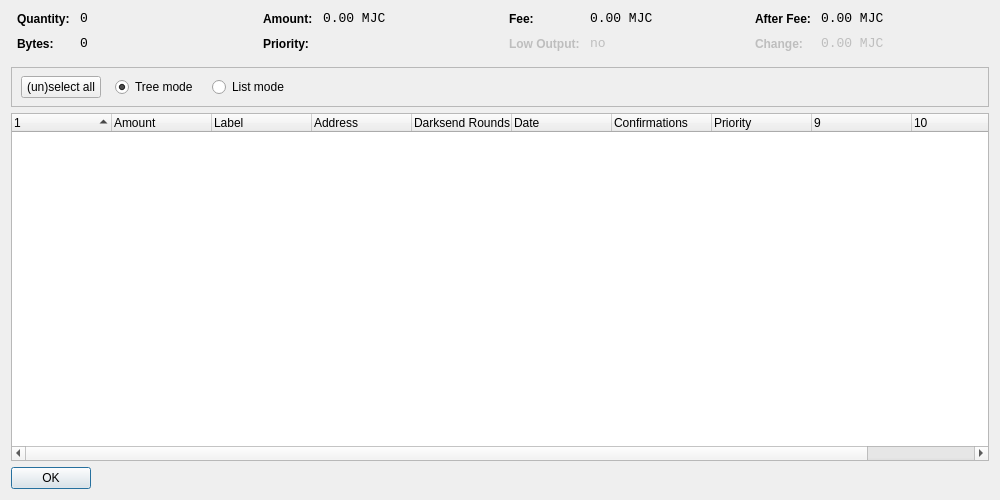
<?xml version="1.0" encoding="UTF-8"?>
<ui version="4.0">
 <class>CoinControlDialog</class>
 <widget class="QDialog" name="CoinControlDialog">
  <property name="geometry">
   <rect>
    <x>0</x>
    <y>0</y>
    <width>1000</width>
    <height>500</height>
   </rect>
  </property>
  <property name="windowTitle">
   <string>Coin Control</string>
  </property>
  <layout class="QVBoxLayout" name="verticalLayout">
   <item>
    <layout class="QHBoxLayout" name="horizontalLayoutTop" stretch="0,0,0,0">
     <property name="topMargin">
      <number>0</number>
     </property>
     <property name="bottomMargin">
      <number>10</number>
     </property>
     <item>
      <layout class="QFormLayout" name="formLayoutCoinControl1">
       <property name="horizontalSpacing">
        <number>10</number>
       </property>
       <property name="verticalSpacing">
        <number>10</number>
       </property>
       <property name="leftMargin">
        <number>6</number>
       </property>
       <property name="rightMargin">
        <number>6</number>
       </property>
       <item row="0" column="0">
        <widget class="QLabel" name="labelCoinControlQuantityText">
         <property name="styleSheet">
          <string notr="true">font-weight:bold;</string>
         </property>
         <property name="text">
          <string>Quantity:</string>
         </property>
        </widget>
       </item>
       <item row="0" column="1">
        <widget class="QLabel" name="labelCoinControlQuantity">
         <property name="font">
          <font>
           <family>Monospace</family>
           <pointsize>10</pointsize>
          </font>
         </property>
         <property name="cursor">
          <cursorShape>IBeamCursor</cursorShape>
         </property>
         <property name="contextMenuPolicy">
          <enum>Qt::ActionsContextMenu</enum>
         </property>
         <property name="text">
          <string notr="true">0</string>
         </property>
         <property name="textInteractionFlags">
          <set>Qt::LinksAccessibleByMouse|Qt::TextSelectableByKeyboard|Qt::TextSelectableByMouse</set>
         </property>
        </widget>
       </item>
       <item row="1" column="0">
        <widget class="QLabel" name="labelCoinControlBytesText">
         <property name="styleSheet">
          <string notr="true">font-weight:bold;</string>
         </property>
         <property name="text">
          <string>Bytes:</string>
         </property>
        </widget>
       </item>
       <item row="1" column="1">
        <widget class="QLabel" name="labelCoinControlBytes">
         <property name="font">
          <font>
           <family>Monospace</family>
           <pointsize>10</pointsize>
          </font>
         </property>
         <property name="cursor">
          <cursorShape>IBeamCursor</cursorShape>
         </property>
         <property name="contextMenuPolicy">
          <enum>Qt::ActionsContextMenu</enum>
         </property>
         <property name="text">
          <string notr="true">0</string>
         </property>
         <property name="textInteractionFlags">
          <set>Qt::LinksAccessibleByMouse|Qt::TextSelectableByKeyboard|Qt::TextSelectableByMouse</set>
         </property>
        </widget>
       </item>
      </layout>
     </item>
     <item>
      <layout class="QFormLayout" name="formLayoutCoinControl2">
       <property name="horizontalSpacing">
        <number>10</number>
       </property>
       <property name="verticalSpacing">
        <number>10</number>
       </property>
       <property name="leftMargin">
        <number>6</number>
       </property>
       <property name="rightMargin">
        <number>6</number>
       </property>
       <item row="0" column="0">
        <widget class="QLabel" name="labelCoinControlAmountText">
         <property name="styleSheet">
          <string notr="true">font-weight:bold;</string>
         </property>
         <property name="text">
          <string>Amount:</string>
         </property>
        </widget>
       </item>
       <item row="0" column="1">
        <widget class="QLabel" name="labelCoinControlAmount">
         <property name="font">
          <font>
           <family>Monospace</family>
           <pointsize>10</pointsize>
          </font>
         </property>
         <property name="cursor">
          <cursorShape>IBeamCursor</cursorShape>
         </property>
         <property name="contextMenuPolicy">
          <enum>Qt::ActionsContextMenu</enum>
         </property>
         <property name="text">
          <string notr="true">0.00 MJC</string>
         </property>
         <property name="textInteractionFlags">
          <set>Qt::LinksAccessibleByMouse|Qt::TextSelectableByKeyboard|Qt::TextSelectableByMouse</set>
         </property>
        </widget>
       </item>
       <item row="1" column="0">
        <widget class="QLabel" name="labelCoinControlPriorityText">
         <property name="styleSheet">
          <string notr="true">font-weight:bold;</string>
         </property>
         <property name="text">
          <string>Priority:</string>
         </property>
        </widget>
       </item>
       <item row="1" column="1">
        <widget class="QLabel" name="labelCoinControlPriority">
         <property name="font">
          <font>
           <family>Monospace</family>
           <pointsize>10</pointsize>
          </font>
         </property>
         <property name="cursor">
          <cursorShape>IBeamCursor</cursorShape>
         </property>
         <property name="contextMenuPolicy">
          <enum>Qt::ActionsContextMenu</enum>
         </property>
         <property name="text">
          <string/>
         </property>
         <property name="textInteractionFlags">
          <set>Qt::LinksAccessibleByMouse|Qt::TextSelectableByKeyboard|Qt::TextSelectableByMouse</set>
         </property>
        </widget>
       </item>
      </layout>
     </item>
     <item>
      <layout class="QFormLayout" name="formLayoutCoinControl3">
       <property name="horizontalSpacing">
        <number>10</number>
       </property>
       <property name="verticalSpacing">
        <number>10</number>
       </property>
       <property name="leftMargin">
        <number>6</number>
       </property>
       <property name="rightMargin">
        <number>6</number>
       </property>
       <item row="0" column="0">
        <widget class="QLabel" name="labelCoinControlFeeText">
         <property name="styleSheet">
          <string notr="true">font-weight:bold;</string>
         </property>
         <property name="text">
          <string>Fee:</string>
         </property>
        </widget>
       </item>
       <item row="0" column="1">
        <widget class="QLabel" name="labelCoinControlFee">
         <property name="font">
          <font>
           <family>Monospace</family>
           <pointsize>10</pointsize>
          </font>
         </property>
         <property name="cursor">
          <cursorShape>IBeamCursor</cursorShape>
         </property>
         <property name="contextMenuPolicy">
          <enum>Qt::ActionsContextMenu</enum>
         </property>
         <property name="text">
          <string notr="true">0.00 MJC</string>
         </property>
         <property name="textInteractionFlags">
          <set>Qt::LinksAccessibleByMouse|Qt::TextSelectableByKeyboard|Qt::TextSelectableByMouse</set>
         </property>
        </widget>
       </item>
       <item row="1" column="0">
        <widget class="QLabel" name="labelCoinControlLowOutputText">
         <property name="enabled">
          <bool>false</bool>
         </property>
         <property name="styleSheet">
          <string notr="true">font-weight:bold;</string>
         </property>
         <property name="text">
          <string>Low Output:</string>
         </property>
        </widget>
       </item>
       <item row="1" column="1">
        <widget class="QLabel" name="labelCoinControlLowOutput">
         <property name="enabled">
          <bool>false</bool>
         </property>
         <property name="font">
          <font>
           <family>Monospace</family>
           <pointsize>10</pointsize>
          </font>
         </property>
         <property name="cursor">
          <cursorShape>IBeamCursor</cursorShape>
         </property>
         <property name="contextMenuPolicy">
          <enum>Qt::ActionsContextMenu</enum>
         </property>
         <property name="text">
          <string notr="true">no</string>
         </property>
         <property name="textInteractionFlags">
          <set>Qt::LinksAccessibleByMouse|Qt::TextSelectableByKeyboard|Qt::TextSelectableByMouse</set>
         </property>
        </widget>
       </item>
      </layout>
     </item>
     <item>
      <layout class="QFormLayout" name="formLayoutCoinControl4">
       <property name="horizontalSpacing">
        <number>10</number>
       </property>
       <property name="verticalSpacing">
        <number>10</number>
       </property>
       <property name="leftMargin">
        <number>6</number>
       </property>
       <property name="rightMargin">
        <number>6</number>
       </property>
       <item row="0" column="0">
        <widget class="QLabel" name="labelCoinControlAfterFeeText">
         <property name="styleSheet">
          <string notr="true">font-weight:bold;</string>
         </property>
         <property name="text">
          <string>After Fee:</string>
         </property>
        </widget>
       </item>
       <item row="0" column="1">
        <widget class="QLabel" name="labelCoinControlAfterFee">
         <property name="font">
          <font>
           <family>Monospace</family>
           <pointsize>10</pointsize>
          </font>
         </property>
         <property name="cursor">
          <cursorShape>IBeamCursor</cursorShape>
         </property>
         <property name="contextMenuPolicy">
          <enum>Qt::ActionsContextMenu</enum>
         </property>
         <property name="text">
          <string notr="true">0.00 MJC</string>
         </property>
         <property name="textInteractionFlags">
          <set>Qt::LinksAccessibleByMouse|Qt::TextSelectableByKeyboard|Qt::TextSelectableByMouse</set>
         </property>
        </widget>
       </item>
       <item row="1" column="0">
        <widget class="QLabel" name="labelCoinControlChangeText">
         <property name="enabled">
          <bool>false</bool>
         </property>
         <property name="styleSheet">
          <string notr="true">font-weight:bold;</string>
         </property>
         <property name="text">
          <string>Change:</string>
         </property>
        </widget>
       </item>
       <item row="1" column="1">
        <widget class="QLabel" name="labelCoinControlChange">
         <property name="enabled">
          <bool>false</bool>
         </property>
         <property name="font">
          <font>
           <family>Monospace</family>
           <pointsize>10</pointsize>
          </font>
         </property>
         <property name="cursor">
          <cursorShape>IBeamCursor</cursorShape>
         </property>
         <property name="contextMenuPolicy">
          <enum>Qt::ActionsContextMenu</enum>
         </property>
         <property name="text">
          <string notr="true">0.00 MJC</string>
         </property>
         <property name="textInteractionFlags">
          <set>Qt::LinksAccessibleByMouse|Qt::TextSelectableByKeyboard|Qt::TextSelectableByMouse</set>
         </property>
        </widget>
       </item>
      </layout>
     </item>
    </layout>
   </item>
   <item>
    <widget class="QFrame" name="frame">
     <property name="minimumSize">
      <size>
       <width>0</width>
       <height>40</height>
      </size>
     </property>
     <property name="frameShape">
      <enum>QFrame::StyledPanel</enum>
     </property>
     <property name="frameShadow">
      <enum>QFrame::Sunken</enum>
     </property>
     <widget class="QWidget" name="horizontalLayoutWidget">
      <property name="geometry">
       <rect>
        <x>10</x>
        <y>0</y>
        <width>781</width>
        <height>41</height>
       </rect>
      </property>
      <layout class="QHBoxLayout" name="horizontalLayoutPanel" stretch="0,0,0,0,0">
       <property name="spacing">
        <number>14</number>
       </property>
       <item>
        <widget class="QPushButton" name="pushButtonSelectAll">
         <property name="sizePolicy">
          <sizepolicy hsizetype="Maximum" vsizetype="Fixed">
           <horstretch>0</horstretch>
           <verstretch>0</verstretch>
          </sizepolicy>
         </property>
         <property name="text">
          <string>(un)select all</string>
         </property>
        </widget>
       </item>
       <item>
        <widget class="QRadioButton" name="radioTreeMode">
         <property name="sizePolicy">
          <sizepolicy hsizetype="Maximum" vsizetype="Fixed">
           <horstretch>0</horstretch>
           <verstretch>0</verstretch>
          </sizepolicy>
         </property>
         <property name="text">
          <string>Tree mode</string>
         </property>
         <property name="checked">
          <bool>true</bool>
         </property>
        </widget>
       </item>
       <item>
        <widget class="QRadioButton" name="radioListMode">
         <property name="sizePolicy">
          <sizepolicy hsizetype="Maximum" vsizetype="Fixed">
           <horstretch>0</horstretch>
           <verstretch>0</verstretch>
          </sizepolicy>
         </property>
         <property name="text">
          <string>List mode</string>
         </property>
        </widget>
       </item>
       <item>
        <spacer name="horizontalSpacer">
         <property name="orientation">
          <enum>Qt::Horizontal</enum>
         </property>
         <property name="sizeHint" stdset="0">
          <size>
           <width>40</width>
           <height>20</height>
          </size>
         </property>
        </spacer>
       </item>
      </layout>
     </widget>
    </widget>
   </item>
   <item>
    <widget class="CoinControlTreeWidget" name="treeWidget">
     <property name="contextMenuPolicy">
      <enum>Qt::CustomContextMenu</enum>
     </property>
     <property name="sortingEnabled">
      <bool>false</bool>
     </property>
     <property name="columnCount">
      <number>11</number>
     </property>
     <attribute name="headerShowSortIndicator" stdset="0">
      <bool>true</bool>
     </attribute>
     <attribute name="headerStretchLastSection">
      <bool>false</bool>
     </attribute>
     <column>
      <property name="text">
       <string/>
      </property>
     </column>
     <column>
      <property name="text">
       <string>Amount</string>
      </property>
     </column>
     <column>
      <property name="text">
       <string>Label</string>
      </property>
     </column>
     <column>
      <property name="text">
       <string>Address</string>
      </property>
     </column>
     <column>
      <property name="text">
       <string>Darksend Rounds</string>
      </property>
    </column>
     <column>
      <property name="text">
       <string>Date</string>
      </property>
     </column>
     <column>
      <property name="text">
       <string>Confirmations</string>
      </property>
      <property name="toolTip">
       <string>Confirmed</string>
      </property>
     </column>
     <column>
      <property name="text">
       <string>Priority</string>
      </property>
     </column>
     <column>
      <property name="text">
       <string/>
      </property>
     </column>
     <column>
      <property name="text">
       <string/>
      </property>
     </column>
     <column>
      <property name="text">
       <string/>
      </property>
     </column>
     <column>
      <property name="text">
       <string/>
      </property>
     </column>
    </widget>
   </item>
   <item>
    <widget class="QDialogButtonBox" name="buttonBox">
     <property name="sizePolicy">
      <sizepolicy hsizetype="Maximum" vsizetype="Fixed">
       <horstretch>0</horstretch>
       <verstretch>0</verstretch>
      </sizepolicy>
     </property>
     <property name="orientation">
      <enum>Qt::Horizontal</enum>
     </property>
     <property name="standardButtons">
      <set>QDialogButtonBox::Ok</set>
     </property>
    </widget>
   </item>
  </layout>
 </widget>
 <customwidgets>
  <customwidget>
   <class>CoinControlTreeWidget</class>
   <extends>QTreeWidget</extends>
   <header>coincontroltreewidget.h</header>
  </customwidget>
 </customwidgets>
 <resources/>
 <connections/>
</ui>
